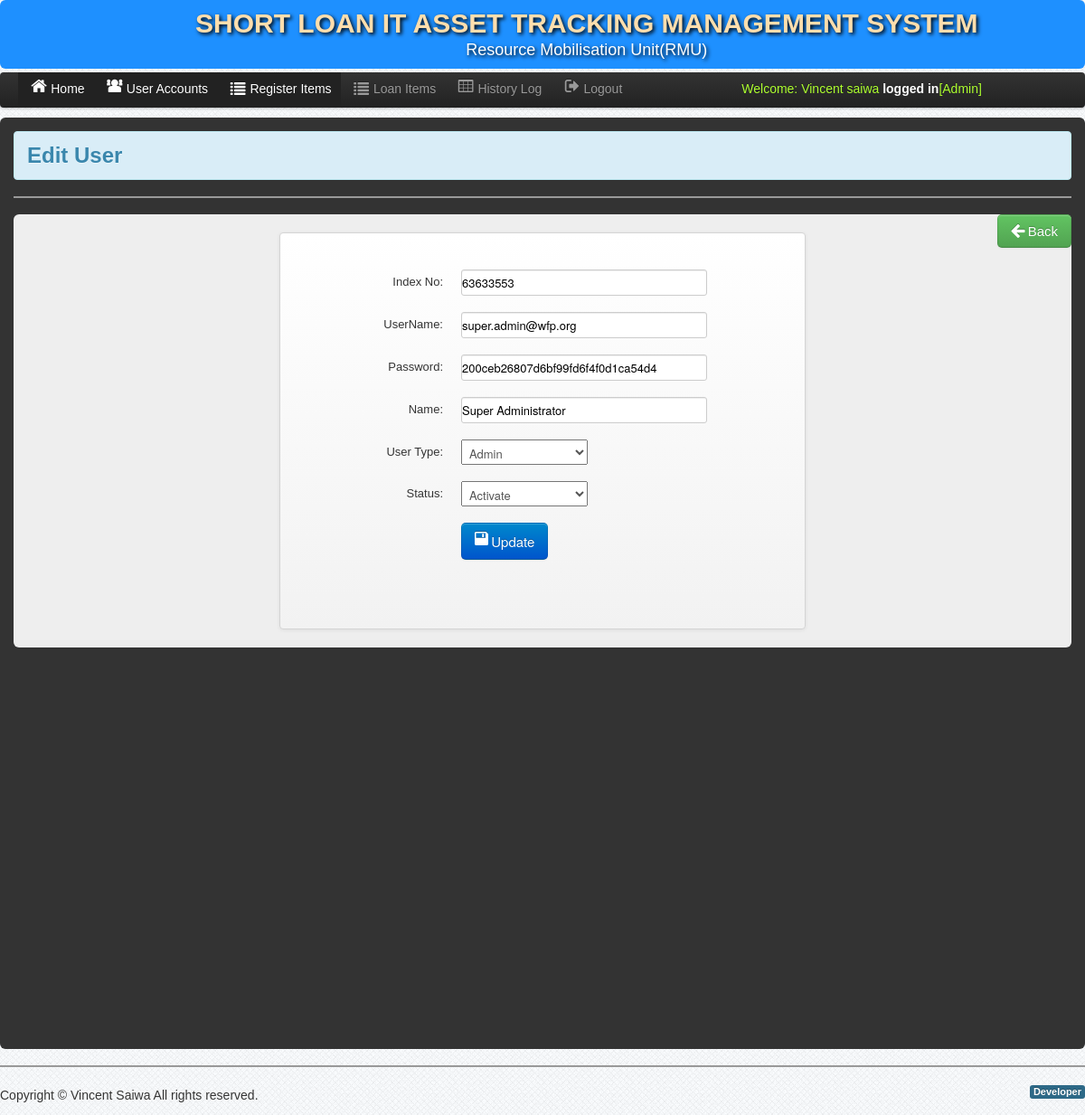
Screenshot of /Admin/edit_user.php?id=34 (signed in) with the database file from the repository.
### tables this page shows
CREATE TABLE `user` (
  `User_id` int(11) NOT NULL,
  `index_no` int(34) NOT NULL,
  `UserName` varchar(50) NOT NULL,
  `Password` varchar(50) NOT NULL,
  `fullname_user` varchar(200) NOT NULL,
  `User_Type` varchar(50) NOT NULL,
  `date_registered` varchar(200) NOT NULL,
  `registered_by` varchar(200) NOT NULL,
  `status` varchar(34) NOT NULL
);

### Admin/session.php (called while the page is built, shortened)
<?php
$id_session=$_SESSION['User_id'];
?>

### Admin/edit_user.php (the view, shortened to what this page needs)
<?php include('dbcon.php'); include('session.php');include('header.php'); ?>
<body>
    <?php include('nav-top.php'); ?>
    <div class="navbar navbar-fixed-top1 " id="top1">
        <div class="navbar-inner">
            <div class="container">
                <div class="marg">
                    <?php include_once 'links.php';?>
                </div>
            </div>
        </div>
    </div>
    <div class="" >
        <div id="element" class="hero-body">
            <div class="alert alert-info">
                <h2>Edit User</h2>
            </div>
            <hr>
            <div class="pull-right">
                <a class="btn btn-success btn-large" id="add"  data-content="Click here to return to User Account" data-original-title="Back?" rel="popover" href="user_account.php">  <i class="icon-arrow-left icon-large"></i>&nbsp;Back</a>
                </div>
            <div class="hero-unit">
                <div class="hero-body-add-user">
                    <form class="form-horizontal" method="post">
                        <?php
                            $get_id=$_GET['id'];
                            $query_user=mysqli_query($conn,"select * from user where User_id='$get_id'")or die(mysqli_error());
                            $row=mysqli_fetch_array($query_user);
                        ?>
                        <fieldset>
                             <div class="control-group">
                                <label class="control-label" for="input01">Index No:</label>
                                <div class="controls">
                                    <input type="text" name="index_no" class="input-xlarge" id="input01"  value="<?php echo $row['index_no']; ?>">
                                </div>
                            </div>
                            <div class="control-group">
                                <label class="control-label" for="input01">UserName:</label>
                                <div class="controls">
                                    <input type="text" name="username" class="input-xlarge" id="input01"  value="<?php echo $row['UserName']; ?>" required autocomplete="off" autofocus="on" minlength="4" pattern="[a-zA-Z]+.[a-zA-Z].+@wfp\.org" title="Enter firstname and lastname">
                                </div>
                            </div>
                            <div class="control-group">
                                <label class="control-label" for="input01">Password:</label>
                                <div class="controls">
                                    <input type="text" name="password" class="input-xlarge" id="input01" value="<?php echo $row['Password']; ?>">
                                </div>
                            </div>
                            <div class="control-group">
                                <label class="control-label"  for="input01">Name:</label>
                                <div class="controls">
                                    <input type="text"  name="fullname_user" class="input-xlarge" id="input01"  value="<?php echo $row['fullname_user']; ?>">
                                </div>
                            </div>
                            <div class="control-group">
                                <label class="control-label" for="input01">User Type:</label>
                                <div class="controls">
                                    <select class="span2" name="User_Type">
                                        <option><?php
                                            echo $row['User_Type'];
                                        ?></option>
                                    </select>
                                </div>
                            </div>
                             <div class="control-group">
                                <label class="control-label" for="input01">Status:</label>
                                <div class="controls">
                                    <select class="span2" name="status">
                                        <option><?php
                                            echo $row['status'];
                                        ?></option>
                                    </select>
                                </div>
                            </div>
                            <div class="control-group">
                                <div class="controls">
                                    <button class="btn btn-primary btn-large" name="save"><i class="icon-save icon-large"></i>&nbsp;Update</button>
                                </div>
                            </div>
                        </fieldset>
                    </form>
                </div>
            </div>
        </div>
        <?php include('footer.php');?>
    </div>
</body>

### Admin/links.php (shortened to what this page needs)
<ul class="nav">
                        <li>
                            <li class="active"><a href="home.php"><i class="icon-home icon-large"></i>Home</a></li>
                            <li class="active"><a href="user_account.php"><i class="icon-group icon-large"></i>User Accounts</a></li>
                            <li class="active"><a href="emp_add.php"><i class="icon-list icon-large"></i>Register Items</a></li>
                        </li>
                        <li><a href="returned_item_details.php"><i class="icon-list icon-large"></i>Loan Items</a></li>
                        <li><a href="history_log.php"><i class="icon-table icon-large"></i>History Log</a></li>
                        <li><a id="logout" data-toggle="modal" href="#myModal"><i class="icon-signout icon-large"></i>Logout</a></li>
                        <li><a id="welcome" data-toggle="modal" href="#"><i class="icon-large"></i><?php
                            $user_query=mysqli_query($conn,"select *  from user where User_id='$id_session'")or die(mysqli_error());
                                    $row=mysqli_fetch_array($user_query);
                                        echo 'Welcome:'." ".$row['fullname_user']." "."<b style='color:white;'>logged in</b>"."[".$row['User_Type']."]";
                            ?>
                        </a></li>
                    </ul>

### css/style.css (style rules this page uses)
* { margin:0; padding:0; }
body { font-family:"Trebuchet MS", "Myriad Pro", Arial, sans-serif; font-size:14px; background: #fff url(../img/bg.png) repeat top left; color:#333; text-shadow:0px 0px 0px #fff;; }
a { color:#777; }
#top1 { width:100% ; margin-left: 0%; text-align: center; background: white; }

### Admin/nav-top.php (style rules this page uses)
#top1 { width:100% ; margin-left: 0%; text-align: center; background-color: dodgerblue; text-shadow: 2px 2px 4px #000000; float: inherit; }

### Admin/links.php (style rules this page uses)
#welcome { color: greenyellow; margin-right: -55%; }

### rows the page displays
user: fullname_user "Vincent saiwa", User_Type "Admin"
user: index_no "63633553", username "super.admin@wfp.org", password "200ceb26807d6bf99fd6f4f0d1ca54d4", fullname_user "Super Administrator", User_Type "Admin", status "Activate"
